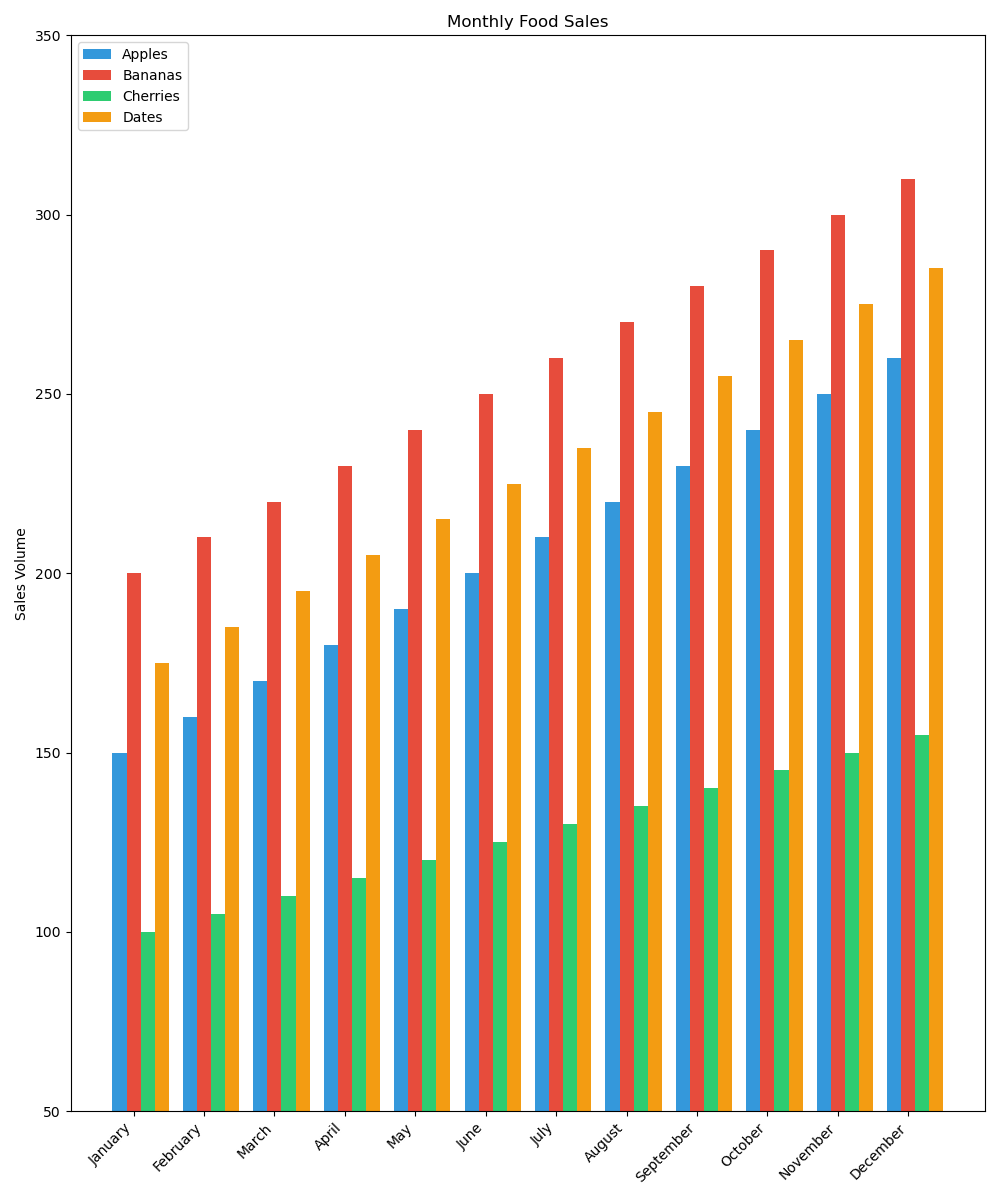

The script that drew this image:

import matplotlib.pyplot as plt

months = ['January', 'February', 'March', 'April', 'May', 'June',
          'July', 'August', 'September', 'October', 'November', 'December']
apples = [150, 160, 170, 180, 190, 200, 210, 220, 230, 240, 250, 260]
bananas = [200, 210, 220, 230, 240, 250, 260, 270, 280, 290, 300, 310]
cherries = [100, 105, 110, 115, 120, 125, 130, 135, 140, 145, 150, 155]
dates = [175, 185, 195, 205, 215, 225, 235, 245, 255, 265, 275, 285]

fig, ax = plt.subplots(figsize=(10, 12))

bar_width = 0.2
bar_locations_apples = range(len(apples))
bar_locations_bananas = [x + bar_width for x in bar_locations_apples]
bar_locations_cherries = [x + bar_width for x in bar_locations_bananas]
bar_locations_dates = [x + bar_width for x in bar_locations_cherries]

bars1 = ax.bar(bar_locations_apples, apples, bar_width, label='Apples', color='#3498db')
bars2 = ax.bar(bar_locations_bananas, bananas, bar_width, label='Bananas', color='#e74c3c')
bars3 = ax.bar(bar_locations_cherries, cherries, bar_width, label='Cherries', color='#2ecc71')
bars4 = ax.bar(bar_locations_dates, dates, bar_width, label='Dates', color='#f39c12')

ax.set_xticks([r + bar_width for r in range(len(apples))])
ax.set_xticklabels(months, rotation=45, ha='right')

plt.ylabel('Sales Volume')
plt.title('Monthly Food Sales')
ax.legend(loc='upper left')

ax.set_ylim(50, 350)

plt.tight_layout()
plt.show()
